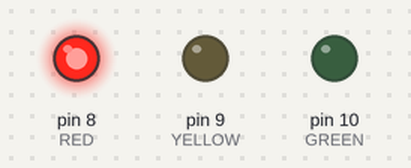
Bench run of a sketch on a simulated Arduino Uno, built with avr-gcc and run on an emulated ATmega328P. On the bench: output pins drawn as LEDs (lit = HIGH).

Above: at 3.0 s.
At 7.0 s:
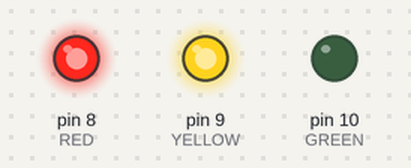
At 10.5 s:
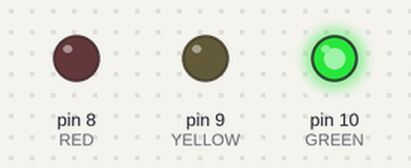
At 14.2 s:
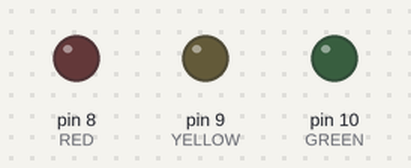
At 17.5 s:
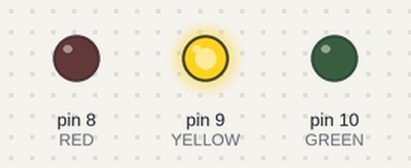
Timing chart, 0 to 24.1 s (numbered marks = the images above):
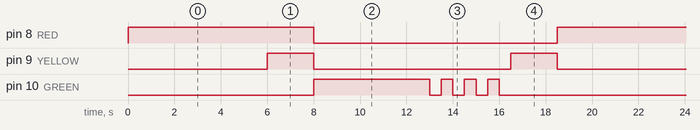

Measured:
- by itself, pin 8 (RED): alternates HIGH for 8.0 s and LOW for 10.5 s
- by itself, pin 9 (YELLOW): repeats every 18.5 s: LOW 8.5 s, HIGH 2.0 s, LOW 6.0 s, HIGH 2.0 s
- by itself, pin 10 (GREEN): repeats every 18.5 s: 3 × (LOW 0.50 s, HIGH 0.50 s), LOW 10.5 s, HIGH 5.0 s

The sketch:

traffic_lights.ino
```cpp
// Вместо цифр 8,9,10 будем использовать названия
#define RED 8
#define YELLOW 9
#define GREEN 10

void setup()
{
  pinMode(RED, OUTPUT);
  pinMode(YELLOW, OUTPUT);
  pinMode(GREEN, OUTPUT);
}

void loop()
{
  // Включаем красный светодиод и ждем 6 секунд
  digitalWrite(RED, HIGH);
  delay(6000);
  // Включаем желтый светодиод на 2 секунды
  digitalWrite(YELLOW, HIGH);
  delay(2000);
  // Выключаем красынй и желтый, включаем зеленый на 5 секунд
  digitalWrite(RED, LOW);
  digitalWrite(YELLOW, LOW);
  digitalWrite(GREEN, HIGH);
  delay(5000);
  // Мигаем зеленым - выключаем на полсекунды, включаем на
  // полсекунды, повторяем 4 раза
  digitalWrite(GREEN, LOW);
  delay(500);
  digitalWrite(GREEN, HIGH);
  delay(500);
  digitalWrite(GREEN, LOW);
  delay(500);
  digitalWrite(GREEN, HIGH);
  delay(500);
  digitalWrite(GREEN, LOW);
  delay(500);
  digitalWrite(GREEN, HIGH);
  delay(500);
  digitalWrite(GREEN, LOW);
  delay(500);
  // Включаем желтый на 2 секунды
  digitalWrite(YELLOW, HIGH);
  delay(2000);
  // Выключаем желтый, цикл повторяется
  digitalWrite(YELLOW, LOW);
}
```
